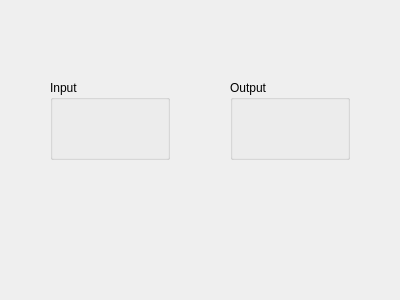
<?xml version="1.0" encoding="UTF-8"?>
<ui version="4.0">
 <class>ConversionMenu</class>
 <widget class="QDialog" name="ConversionMenu">
  <property name="geometry">
   <rect>
    <x>0</x>
    <y>0</y>
    <width>400</width>
    <height>300</height>
   </rect>
  </property>
  <property name="windowTitle">
   <string>tTexture-Conversion</string>
  </property>
  <widget class="QGroupBox" name="groupBox">
   <property name="geometry">
    <rect>
     <x>50</x>
     <y>80</y>
     <width>120</width>
     <height>80</height>
    </rect>
   </property>
   <property name="title">
    <string>Input</string>
   </property>
  </widget>
  <widget class="QGroupBox" name="groupBox_2">
   <property name="geometry">
    <rect>
     <x>230</x>
     <y>80</y>
     <width>120</width>
     <height>80</height>
    </rect>
   </property>
   <property name="title">
    <string>Output</string>
   </property>
  </widget>
 </widget>
 <resources/>
 <connections/>
</ui>
